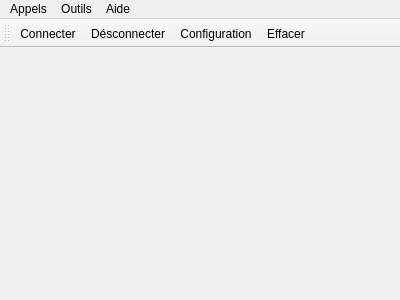
<?xml version="1.0" encoding="UTF-8"?>
<ui version="4.0">
 <class>MainWindow</class>
 <widget class="QMainWindow" name="MainWindow">
  <property name="geometry">
   <rect>
    <x>0</x>
    <y>0</y>
    <width>400</width>
    <height>300</height>
   </rect>
  </property>
  <property name="windowTitle">
   <string>Simple Terminal</string>
  </property>
  <widget class="QWidget" name="centralWidget">
   <layout class="QVBoxLayout" name="verticalLayout"/>
  </widget>
  <widget class="QMenuBar" name="menuBar">
   <property name="geometry">
    <rect>
     <x>0</x>
     <y>0</y>
     <width>400</width>
     <height>26</height>
    </rect>
   </property>
   <widget class="QMenu" name="menuCalls">
    <property name="title">
     <string>Appels</string>
    </property>
    <addaction name="actionConnect"/>
    <addaction name="actionDisconnect"/>
    <addaction name="separator"/>
    <addaction name="actionQuit"/>
   </widget>
   <widget class="QMenu" name="menuTools">
    <property name="title">
     <string>Outils</string>
    </property>
    <addaction name="actionConfigure"/>
    <addaction name="actionClear"/>
   </widget>
   <widget class="QMenu" name="menuHelp">
    <property name="title">
     <string>Aide</string>
    </property>
    <addaction name="actionAbout"/>
    <addaction name="actionAboutQt"/>
   </widget>
   <addaction name="menuCalls"/>
   <addaction name="menuTools"/>
   <addaction name="menuHelp"/>
  </widget>
  <widget class="QToolBar" name="mainToolBar">
   <attribute name="toolBarArea">
    <enum>TopToolBarArea</enum>
   </attribute>
   <attribute name="toolBarBreak">
    <bool>false</bool>
   </attribute>
   <addaction name="actionConnect"/>
   <addaction name="actionDisconnect"/>
   <addaction name="actionConfigure"/>
   <addaction name="actionClear"/>
  </widget>
  <action name="actionAbout">
   <property name="text">
    <string>&amp;About</string>
   </property>
   <property name="toolTip">
    <string>About program</string>
   </property>
   <property name="shortcut">
    <string>Alt+A</string>
   </property>
  </action>
  <action name="actionAboutQt">
   <property name="text">
    <string>About Qt</string>
   </property>
  </action>
  <action name="actionConnect">
   <property name="icon">
    <iconset resource="terminal.qrc">
     <normaloff>:/images/connect.png</normaloff>:/images/connect.png</iconset>
   </property>
   <property name="text">
    <string>&amp;Connecter</string>
   </property>
   <property name="toolTip">
    <string>Connect to serial port</string>
   </property>
   <property name="shortcut">
    <string>Ctrl+O</string>
   </property>
  </action>
  <action name="actionDisconnect">
   <property name="icon">
    <iconset resource="terminal.qrc">
     <normaloff>:/images/disconnect.png</normaloff>:/images/disconnect.png</iconset>
   </property>
   <property name="text">
    <string>&amp;Désconnecter</string>
   </property>
   <property name="toolTip">
    <string>Disconnect from serial port</string>
   </property>
   <property name="shortcut">
    <string>Ctrl+D</string>
   </property>
  </action>
  <action name="actionConfigure">
   <property name="icon">
    <iconset resource="terminal.qrc">
     <normaloff>:/images/settings.png</normaloff>:/images/settings.png</iconset>
   </property>
   <property name="text">
    <string>&amp;Configuration</string>
   </property>
   <property name="toolTip">
    <string>Configure serial port</string>
   </property>
   <property name="shortcut">
    <string>Alt+C</string>
   </property>
  </action>
  <action name="actionClear">
   <property name="icon">
    <iconset resource="terminal.qrc">
     <normaloff>:/images/clear.png</normaloff>:/images/clear.png</iconset>
   </property>
   <property name="text">
    <string>&amp;Effacer</string>
   </property>
   <property name="toolTip">
    <string>Clear data</string>
   </property>
   <property name="shortcut">
    <string>Alt+L</string>
   </property>
  </action>
  <action name="actionQuit">
   <property name="icon">
    <iconset resource="terminal.qrc">
     <normaloff>:/images/application-exit.png</normaloff>:/images/application-exit.png</iconset>
   </property>
   <property name="text">
    <string>&amp;Quitter</string>
   </property>
   <property name="shortcut">
    <string>Ctrl+Q</string>
   </property>
  </action>
 </widget>
 <layoutdefault spacing="6" margin="11"/>
 <resources>
  <include location="terminal.qrc"/>
 </resources>
 <connections/>
</ui>
